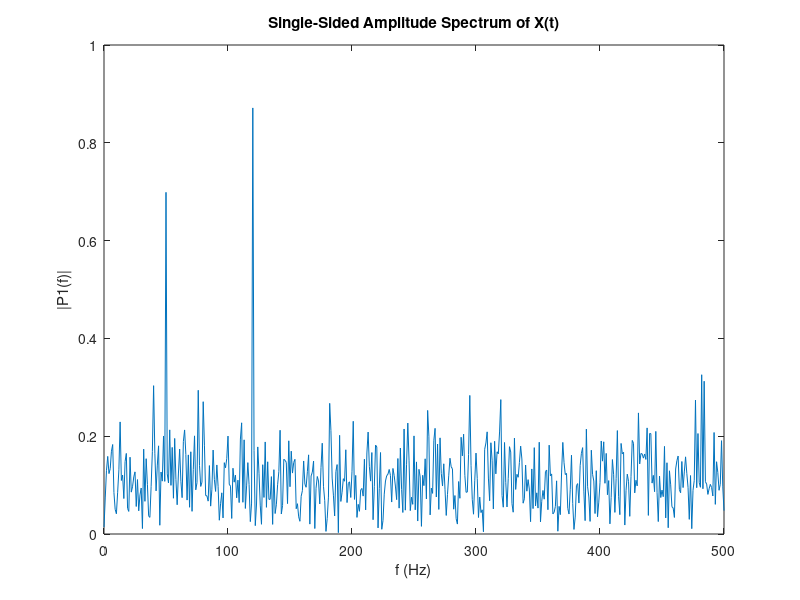

Reproduce this figure in MATLAB.
Fs = 1000;            % Sampling frequency
T = 1/Fs;             % Sampling period
L = 1000;             % Length of signal
t = (0:L-1)*T;        % Time vector
S = 0.7*sin(2*pi*50*t) + sin(2*pi*120*t);
X = S + 2*randn(size(t));
Y = fft(X);
P2 = abs(Y/L);
P1 = P2(1:L/2+1);
P1(2:end-1) = 2*P1(2:end-1);
f = Fs*(0:(L/2))/L;
plot(f,P1)
title('Single-Sided Amplitude Spectrum of X(t)')
xlabel('f (Hz)')
ylabel('|P1(f)|')